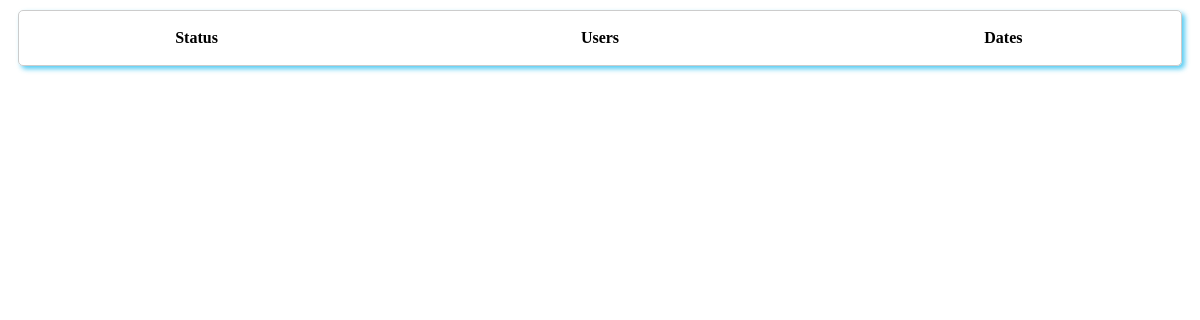
Page /logs.php on the earlier database version.
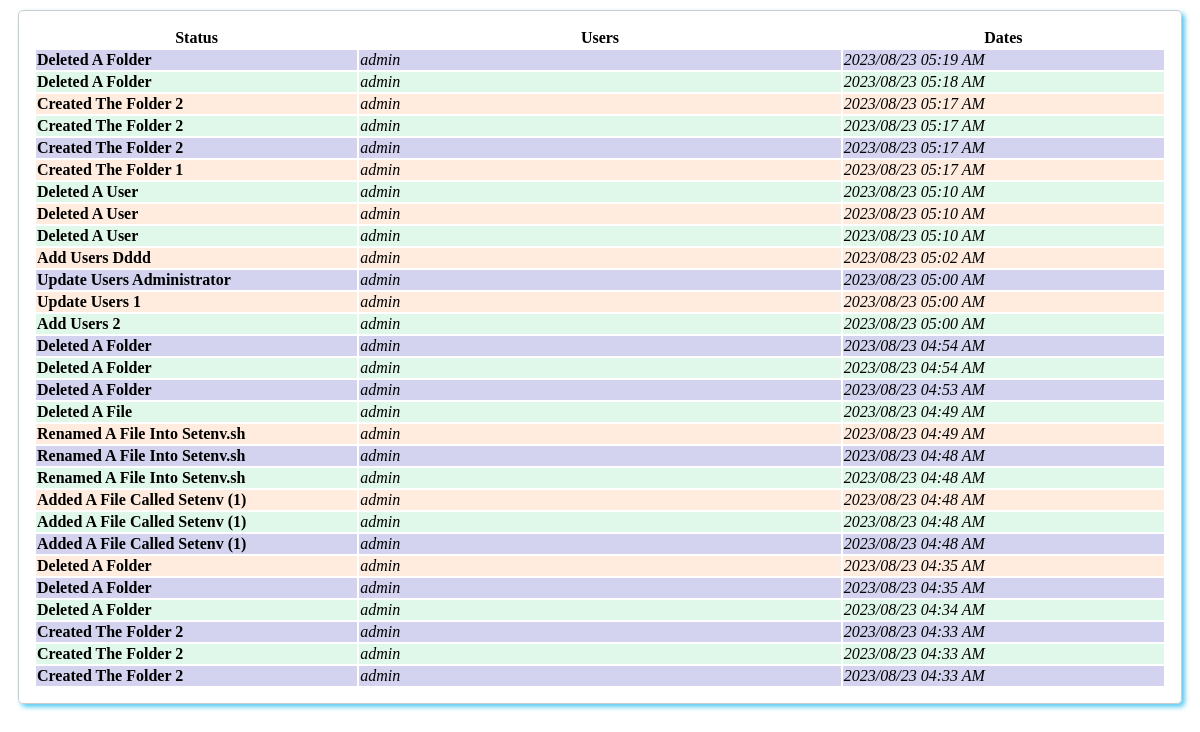
Same page on the later database version.
### tables this page shows
CREATE TABLE `users_logs` (
  `status` varchar(200) NOT NULL,
  `users` varchar(200) NOT NULL,
  `dates` varchar(200) NOT NULL,
  `id` int(11) NOT NULL
);

### logs.php (the view, shortened to what this page needs)
<section class="section dashboard">
        <?php include('db_connect.php');
            $users_query = $conn->query("SELECT * FROM users_logs order by id DESC");
            ?>
            <div class="row mt-3 ml-3 mr-3">
                    <div class="log-body">
                    <table width="100%">
                            <tr>
                                <th width="20%" class="">Status</th>
                                <th width="30%" class="">Users</th>
                                <th width="20%" class="">Dates</th>
                            </tr>
                            <?php
                            $random_colors = array('#d3d3f0', '#e0f8e9', '#ffecdf');
                            $previous_color_index = -1;
                            while ($row = $users_query->fetch_assoc()):
                                do {
                                    $random_index = array_rand($random_colors);
                                } while ($random_index === $previous_color_index);
                                $random_color = $random_colors[$random_index];
                                $previous_color_index = $random_index;
                                ?>
                                <tr class='file-item' style="background-color: <?php echo $random_color; ?>">
                                    <td><large><span><i class="fa fa-info-circle "></i><span><b><?php echo ucwords($row['status']) ?></b></large></td>
                                    <td><i><?php echo $row['users'] ?></td>
                                    <td><i><span> <?php echo date('Y/m/d h:i A',strtotime($row['dates'])) ?></td>
                                </tr>
                            <?php endwhile; ?>
                        </table>
                    </div>
            </div>
</section>

### logs.php (style rules this page uses)
.log-body { border: 1px solid #ccc; padding: 15px; margin: 10px; border-radius: 5px; box-shadow: 3px 3px 5px rgb(15 182 237 / 71%); transition: box-shadow 0.3s cubic-bezier(0, -1.49, 1, 0.3); }
.file-item { cursor: pointer; }

Differences in the rows shown:
added users_logs: status "Deleted A Folder", users "admin", dates "2023/08/23 05:19 AM"
added users_logs: status "Deleted A Folder", users "admin", dates "2023/08/23 05:18 AM"
added users_logs: status "Created The Folder 2", users "admin", dates "2023/08/23 05:17 AM"
added users_logs: status "Created The Folder 2", users "admin", dates "2023/08/23 05:17 AM"
added users_logs: status "Created The Folder 2", users "admin", dates "2023/08/23 05:17 AM"
added users_logs: status "Created The Folder 1", users "admin", dates "2023/08/23 05:17 AM"
added users_logs: status "Deleted A User", users "admin", dates "2023/08/23 05:10 AM"
added users_logs: status "Deleted A User", users "admin", dates "2023/08/23 05:10 AM"
added users_logs: status "Deleted A User", users "admin", dates "2023/08/23 05:10 AM"
added users_logs: status "Add Users Dddd", users "admin", dates "2023/08/23 05:02 AM"
added users_logs: status "Update Users Administrator", users "admin", dates "2023/08/23 05:00 AM"
added users_logs: status "Update Users 1", users "admin", dates "2023/08/23 05:00 AM"
added users_logs: status "Add Users 2", users "admin", dates "2023/08/23 05:00 AM"
added users_logs: status "Deleted A Folder", users "admin", dates "2023/08/23 04:54 AM"
added users_logs: status "Deleted A Folder", users "admin", dates "2023/08/23 04:54 AM"
added users_logs: status "Deleted A Folder", users "admin", dates "2023/08/23 04:53 AM"
added users_logs: status "Deleted A File", users "admin", dates "2023/08/23 04:49 AM"
added users_logs: status "Renamed A File Into Setenv.sh", users "admin", dates "2023/08/23 04:49 AM"
added users_logs: status "Renamed A File Into Setenv.sh", users "admin", dates "2023/08/23 04:48 AM"
added users_logs: status "Renamed A File Into Setenv.sh", users "admin", dates "2023/08/23 04:48 AM"
added users_logs: status "Added A File Called Setenv (1)", users "admin", dates "2023/08/23 04:48 AM"
added users_logs: status "Added A File Called Setenv (1)", users "admin", dates "2023/08/23 04:48 AM"
added users_logs: status "Added A File Called Setenv (1)", users "admin", dates "2023/08/23 04:48 AM"
added users_logs: status "Deleted A Folder", users "admin", dates "2023/08/23 04:35 AM"
added users_logs: status "Deleted A Folder", users "admin", dates "2023/08/23 04:35 AM"
added users_logs: status "Deleted A Folder", users "admin", dates "2023/08/23 04:34 AM"
added users_logs: status "Created The Folder 2", users "admin", dates "2023/08/23 04:33 AM"
added users_logs: status "Created The Folder 2", users "admin", dates "2023/08/23 04:33 AM"
added users_logs: status "Created The Folder 2", users "admin", dates "2023/08/23 04:33 AM"
